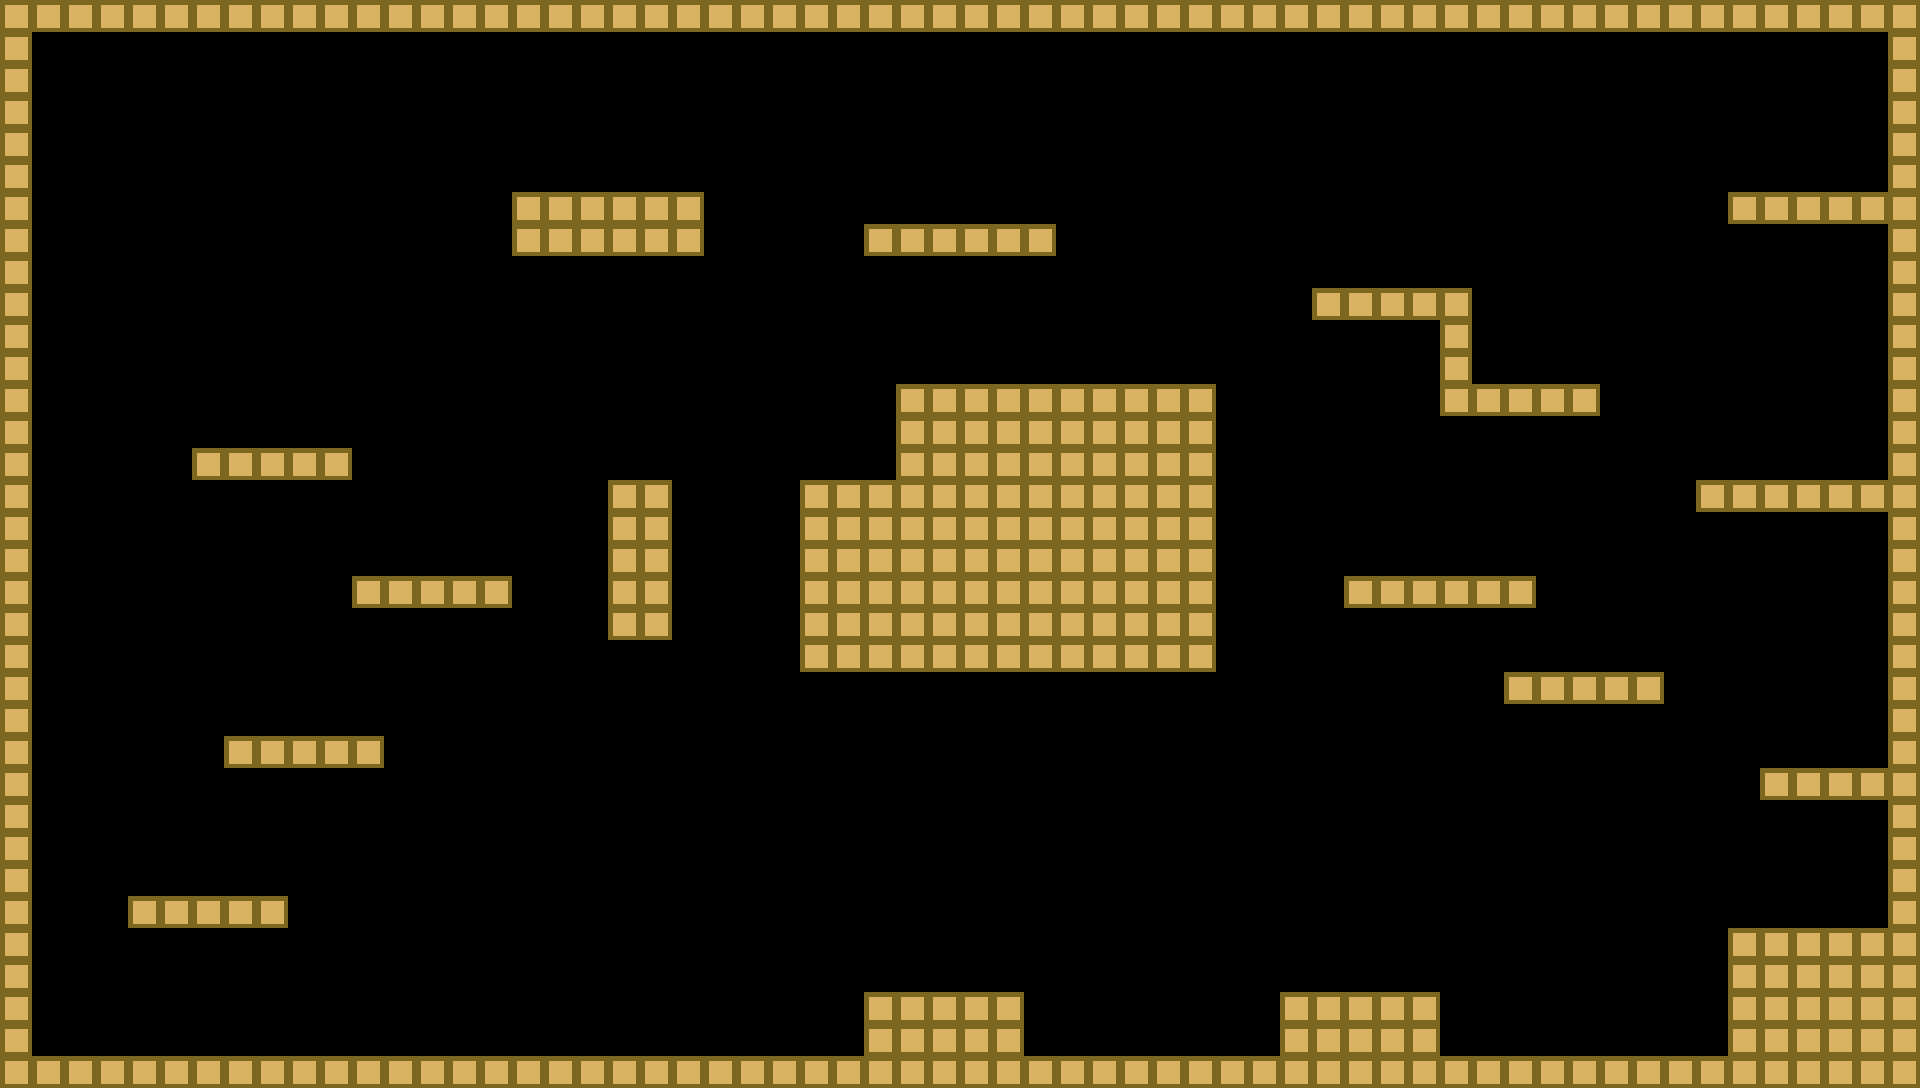

Tiled map render using the project's own tile images. Description and the whole map definition, tile-layer contents included, below:
An orthogonal 60x34 tile map with 32x32 px tiles, 1 tile layer (Capa de Patrones 1).

<map version="1.0" tiledversion="1.1.5" orientation="orthogonal" renderorder="right-down" width="60" height="34" tilewidth="32" tileheight="32" infinite="0" nextobjectid="1">
 <tileset firstgid="1" name="dataTilespng" tilewidth="32" tileheight="32" tilecount="13" columns="1">
  <image source="tiles.png" width="32" height="416" />
 </tileset>
 <layer name="Capa de Patrones 1" width="60" height="34">
  <data encoding="csv">
6,6,6,6,6,6,6,6,6,6,6,6,6,6,6,6,6,6,6,6,6,6,6,6,6,6,6,6,6,6,6,6,6,6,6,6,6,6,6,6,6,6,6,6,6,6,6,6,6,6,6,6,6,6,6,6,6,6,6,6,
6,0,0,0,0,0,0,0,0,0,0,0,0,0,0,0,0,0,0,0,0,0,0,0,0,0,0,0,0,0,0,0,0,0,0,0,0,0,0,0,0,0,0,0,0,0,0,0,0,0,0,0,0,0,0,0,0,0,0,6,
6,0,0,0,0,0,0,0,0,0,0,0,0,0,0,0,0,0,0,0,0,0,0,0,0,0,0,0,0,0,0,0,0,0,0,0,0,0,0,0,0,0,0,0,0,0,0,0,0,0,0,0,0,0,0,0,0,0,0,6,
6,0,0,0,0,0,0,0,0,0,0,0,0,0,0,0,0,0,0,0,0,0,0,0,0,0,0,0,0,0,0,0,0,0,0,0,0,0,0,0,0,0,0,0,0,0,0,0,0,0,0,0,0,0,0,0,0,0,0,6,
6,0,0,0,0,0,0,0,0,0,0,0,0,0,0,0,0,0,0,0,0,0,0,0,0,0,0,0,0,0,0,0,0,0,0,0,0,0,0,0,0,0,0,0,0,0,0,0,0,0,0,0,0,0,0,0,0,0,0,6,
6,0,0,0,0,0,0,0,0,0,0,0,0,0,0,0,13,13,13,13,13,13,0,0,0,0,0,0,0,0,0,0,0,0,0,0,0,0,0,0,0,0,0,0,0,0,0,0,0,0,0,0,0,13,13,13,13,13,13,6,
6,0,0,0,0,0,0,0,0,0,0,0,0,0,0,0,6,6,6,6,6,6,0,0,0,0,0,13,13,13,13,13,13,0,0,0,0,13,0,0,0,0,0,0,0,0,0,0,0,0,0,0,0,0,6,6,6,6,6,6,
6,0,0,0,0,0,0,0,0,0,0,0,0,0,0,0,6,6,6,6,6,6,0,0,0,0,0,6,6,6,6,6,6,0,0,0,0,0,0,0,0,0,0,0,0,0,0,0,0,0,0,0,0,0,0,0,0,0,0,6,
6,0,0,0,0,0,0,0,0,0,0,0,0,0,0,0,0,0,0,0,0,0,0,0,0,0,0,0,0,0,0,0,0,0,0,0,0,0,0,0,0,13,13,13,13,13,13,0,0,0,0,0,0,0,0,0,0,0,0,6,
6,0,0,0,0,0,0,0,0,0,0,0,0,0,0,0,0,0,0,0,0,0,0,0,0,0,0,0,0,0,0,0,0,0,0,0,0,0,0,0,0,6,6,6,6,6,13,0,0,0,0,0,0,0,0,0,0,0,0,6,
6,0,0,0,0,0,0,0,0,0,0,0,0,0,0,0,0,0,0,0,0,0,0,0,0,0,0,0,0,0,0,0,0,0,0,0,0,0,0,0,0,0,0,0,0,6,13,0,0,0,0,0,0,0,0,0,0,0,0,6,
6,0,0,0,0,0,0,0,0,0,0,0,0,0,0,0,0,0,0,0,0,0,0,0,0,0,0,13,13,13,13,13,13,13,13,13,13,13,0,0,0,0,0,0,0,6,13,13,13,13,0,0,0,0,0,0,0,0,0,6,
6,0,0,0,0,0,0,0,0,0,0,0,0,0,0,0,0,0,0,0,0,0,0,0,0,0,0,13,6,6,6,6,6,6,6,6,6,6,0,0,0,0,0,0,0,6,6,6,6,6,0,0,0,0,0,0,0,0,0,6,
6,0,0,0,0,0,13,13,13,13,13,0,0,0,0,0,0,0,0,0,0,0,0,0,0,0,0,13,6,6,6,6,6,6,6,6,6,6,0,0,0,0,0,0,0,0,0,0,0,0,0,0,0,0,0,0,0,0,0,6,
6,0,0,0,0,0,6,6,6,6,6,0,0,0,0,0,0,0,0,13,13,0,0,0,0,13,13,13,6,6,6,6,6,6,6,6,6,6,0,0,0,0,0,0,0,0,0,0,0,0,0,0,0,13,13,13,13,13,13,6,
6,0,0,0,0,0,0,0,0,0,0,0,0,0,0,0,0,0,0,6,6,0,0,0,0,6,6,6,6,6,6,6,6,6,6,6,6,6,0,0,0,0,0,0,0,0,0,0,0,0,0,0,13,6,6,6,6,6,6,6,
6,0,0,0,0,0,0,0,0,0,0,0,0,0,0,0,0,0,0,6,6,0,0,0,0,6,6,6,6,6,6,6,6,6,6,6,6,6,0,0,0,0,0,0,0,0,0,0,0,0,0,0,0,0,0,0,0,0,0,6,
6,0,0,0,0,0,0,0,0,0,0,13,13,13,13,13,0,0,0,6,6,0,0,0,0,6,6,6,6,6,6,6,6,6,6,6,6,6,0,0,0,13,13,13,13,13,13,13,13,0,0,0,0,0,0,0,0,0,0,6,
6,0,0,0,0,0,0,0,0,0,0,6,6,6,6,6,0,0,0,6,6,0,0,0,0,6,6,6,6,6,6,6,6,6,6,6,6,6,0,0,0,13,6,6,6,6,6,6,13,0,0,0,0,0,0,0,0,0,0,6,
6,0,0,0,0,0,0,0,0,0,0,0,0,0,0,0,0,0,0,6,6,0,0,0,0,6,6,6,6,6,6,6,6,6,6,6,6,6,0,0,0,0,0,0,0,0,0,0,0,0,0,0,0,0,0,0,0,0,0,6,
6,0,0,0,0,0,0,0,0,0,0,0,0,0,0,0,0,0,0,0,0,0,0,0,0,6,6,6,6,6,6,6,6,6,6,6,6,6,0,0,0,0,0,0,0,0,13,13,13,13,13,13,13,0,0,0,0,0,0,6,
6,0,0,0,0,0,0,0,0,0,0,0,0,0,0,0,0,0,0,0,0,0,0,0,0,0,0,0,0,0,0,0,0,0,0,0,0,0,0,0,0,0,0,0,0,0,13,6,6,6,6,6,13,0,0,0,0,0,0,6,
6,0,0,0,0,0,0,13,13,13,13,13,0,0,0,0,0,0,0,0,0,0,0,0,0,0,0,0,0,0,0,0,0,0,0,0,0,0,0,0,0,0,0,0,0,0,0,0,0,0,0,0,0,0,0,0,0,0,0,6,
6,0,0,0,0,0,0,6,6,6,6,6,0,0,0,0,0,0,0,0,0,0,0,0,0,0,0,0,0,0,0,0,0,0,0,0,0,0,0,0,0,0,0,0,0,0,0,0,0,0,0,0,0,0,13,13,13,13,13,6,
6,0,0,0,0,0,0,0,0,0,0,0,0,0,0,0,0,0,0,0,0,0,0,0,0,0,0,0,0,0,0,0,0,0,0,0,0,0,0,0,0,0,0,0,0,0,0,0,0,0,0,0,0,0,13,6,6,6,6,6,
6,0,0,0,0,0,0,0,0,0,0,0,0,0,0,0,0,0,0,0,0,0,0,0,0,0,0,0,0,0,0,0,0,0,0,0,0,0,0,0,0,0,0,0,0,0,0,0,0,0,0,0,0,0,13,13,13,13,13,6,
6,0,0,0,0,0,0,0,0,0,0,0,0,0,0,0,0,0,0,0,0,0,0,0,0,0,0,0,0,0,0,0,0,0,0,0,0,0,0,0,0,0,0,0,0,0,0,0,0,0,0,0,0,0,0,0,0,0,13,6,
6,0,0,0,13,13,13,13,13,0,0,0,0,0,0,0,0,0,0,0,0,0,0,0,0,0,0,0,0,0,0,0,0,0,0,0,0,0,0,0,0,0,0,0,0,0,0,0,0,0,0,0,0,0,0,0,0,0,13,6,
6,0,0,0,6,6,6,6,6,0,0,0,0,0,0,0,0,0,0,0,0,0,0,0,0,0,0,0,0,0,0,0,0,0,0,0,0,0,0,0,0,0,0,0,0,0,0,0,0,0,0,0,0,13,13,13,13,13,13,6,
6,0,0,0,0,0,0,0,0,0,0,0,0,0,0,0,0,0,0,0,0,0,0,0,0,0,0,0,0,0,0,0,0,0,0,0,0,0,0,0,0,0,0,0,0,0,0,0,0,0,0,0,0,13,6,6,6,6,6,6,
6,0,0,0,0,0,0,0,0,0,0,0,0,0,0,0,0,0,0,0,0,0,0,0,0,0,13,13,13,13,13,13,13,0,0,0,0,0,0,13,13,13,13,13,13,13,0,0,0,0,0,0,0,13,6,6,6,6,6,6,
6,0,0,0,0,0,0,0,0,0,0,0,0,0,0,0,0,0,0,0,0,0,0,0,0,0,13,6,6,6,6,6,13,0,0,0,0,0,0,13,6,6,6,6,6,13,0,0,0,0,0,0,0,13,6,6,6,6,6,6,
6,13,13,13,13,13,13,13,13,13,13,13,13,13,13,13,13,13,13,13,13,13,13,13,13,13,13,6,6,6,6,6,13,13,13,13,13,13,13,13,6,6,6,6,6,13,13,13,13,13,13,13,13,13,6,6,6,6,6,6,
6,6,6,6,6,6,6,6,6,6,6,6,6,6,6,6,6,6,6,6,6,6,6,6,6,6,6,6,6,6,6,6,6,6,6,6,6,6,6,6,6,6,6,6,6,6,6,6,6,6,6,6,6,6,6,6,6,6,6,6
</data>
 </layer>
</map>
